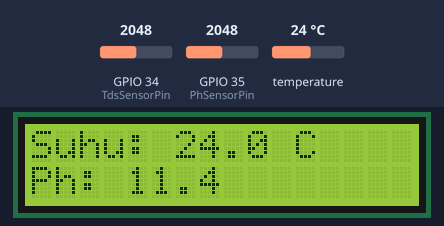
Bench run of a sketch on a simulated ESP32. Shown: 16×2 character LCD. The inputs (shaded band) are chosen by the test bench; at power-on: temperature 24 °C, GPIO 34 (TdsSensorPin) = 2048, GPIO 35 (PhSensorPin) = 2048. EEPROM starts erased; what the sketch prints to the serial monitor is not drawn.

Above: at 4.5 s.
4.6 s: temperature set to 12 °C
At 14.0 s:
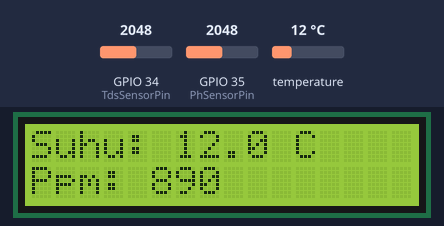
17.9 s: GPIO 34 (TdsSensorPin) set to 2866
At 27.7 s:
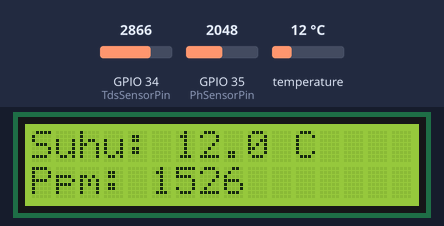
31.2 s: GPIO 35 (PhSensorPin) set to 2866
At 38.9 s:
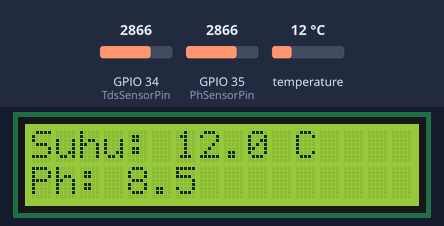
42.0 s: temperature set to 19 °C
At 46.3 s:
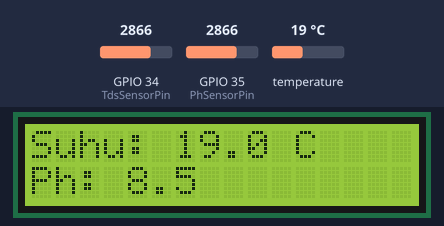
48.9 s: GPIO 34 (TdsSensorPin) set to 3603
At 55.0 s:
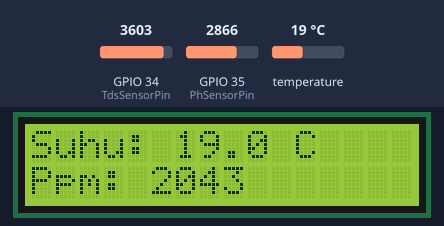
60.0 s: GPIO 35 (PhSensorPin) set to 3603
At 66.2 s:
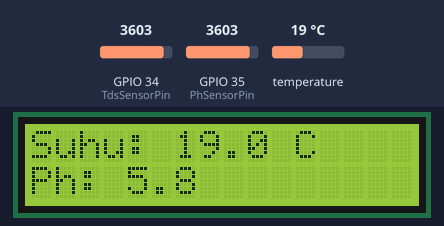
Timing chart, 0 to 67.7 s (numbered marks = the images above; inputs shaded):
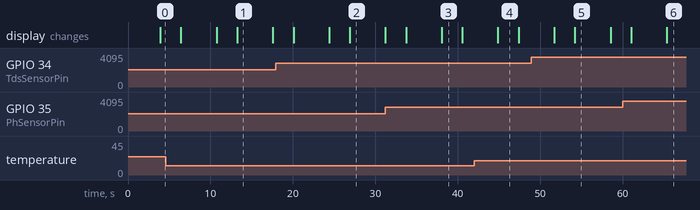

Measured:
- after the input at 4.6 s, the display: first differs from a run without the input after 6.1 s (image 1 shows a later state)
- after the input at 17.9 s, the display: first differs from a run without the input after 9.0 s (image 2)
- after the input at 31.2 s, the display: first differs from a run without the input after 6.9 s (image 3)
- after the input at 42.0 s, the display: changes after 2.9 s (image 4)
- after the input at 48.9 s, the display: first differs from a run without the input after 5.3 s (image 5)
- after the input at 60.0 s, the display: first differs from a run without the input after 5.4 s (image 6)
- what the display in image 1 shows lasts 4.3 s, from 13.3 s to 17.6 s

The sketch:

tugas-ph-tds.ino
```cpp
// --- Library ---
#include <Wire.h>
#include <LiquidCrystal_I2C.h>
#include <EEPROM.h>
#include "GravityTDS.h" // Pastikan library ini terinstal
#include <OneWire.h>
#include <DallasTemperature.h>

// --- Pengaturan LCD ---
LiquidCrystal_I2C lcd(0x27, 16, 2); // Alamat 0x27, 16 kolom, 2 baris

// --- Pengaturan Sensor Suhu (DS18B20) ---
const int oneWireBus = 26;
OneWire oneWire(oneWireBus);
DallasTemperature sensors(&oneWire);

// --- Pengaturan Sensor TDS ---
#define TdsSensorPin 34
#define EEPROM_SIZE 512
GravityTDS gravityTds;
float temperature, tdsValue;

// --- Pengaturan Sensor pH ---
#define PhSensorPin 35
unsigned long int avgval;
int buffer_arr[34], temp;
float ph;

// Fungsi kustom untuk menampilkan ke LCD
void led(String m1, String m2)
{
    lcd.clear();
    lcd.setCursor(0, 0);
    lcd.print(m1);
    lcd.setCursor(0, 1);
    lcd.print(m2);
}

// Fungsi membaca sensor suhu
void tempSensor()
{
    sensors.requestTemperatures();
    temperature = sensors.getTempCByIndex(0);

    // Cek jika sensor gagal dibaca
    if (temperature == DEVICE_DISCONNECTED_C) {
      Serial.println("Error: Sensor DS18B20 terputus!");
      temperature = 25.0; // Gunakan nilai default 25 C jika sensor error
    }
}

// Fungsi membaca sensor pH
void phSensor()
{
    // Mengisi buffer
    for (int i = 0; i < 34; i++)
    {
        buffer_arr[i] = analogRead(PhSensorPin);
        delay(30);
    }

    // Mengurutkan buffer (bubble sort) untuk membuang noise
    for (int i = 0; i < 33; i++)
    {
        for (int j = i + 1; j < 34; j++)
        {
            if (buffer_arr[i] > buffer_arr[j])
            {
                temp = buffer_arr[i];
                buffer_arr[i] = buffer_arr[j];
                buffer_arr[j] = temp;
            }
        }
    }

    // Mengambil rata-rata dari nilai tengah
    avgval = 0;
    for (int i = 2; i < 32; i++)
    {
        avgval += buffer_arr[i];
    }
    avgval = avgval / 30;

    // Konversi nilai analog ke pH
    // CATATAN: Nilai kalibrasi Anda (5201.9 dan -276.04) terlihat
    // tidak wajar untuk ADC ESP32 (0-4095).
    // Pastikan nilai ini sudah benar.
    ph = (avgval - 5201.9) / -276.04;
}

// Fungsi membaca sensor TDS
void tdsSensor()
{
    // Sensor TDS memerlukan suhu untuk kompensasi
    gravityTds.setTemperature(temperature);
    gravityTds.update();
    tdsValue = gravityTds.getTdsValue();
}

void setup()
{
    Serial.begin(115200);

    // Inisialisasi Sensor Suhu
    sensors.begin();

    // Inisialisasi TDS
    EEPROM.begin(EEPROM_SIZE);
    gravityTds.setPin(TdsSensorPin);
    gravityTds.setAref(3.3); // Aref ESP32 adalah 3.3V
    gravityTds.setAdcRange(4096); // ADC ESP32 adalah 12-bit
    gravityTds.begin();

    // Inisialisasi LCD
    lcd.init();
    lcd.backlight();
    lcd.setCursor(0, 0);
    lcd.print("Sistem Monitor");
    lcd.setCursor(0, 1);
    lcd.print("Mulai...");
    delay(2000);
}

void loop()
{
    // 1. Baca semua sensor
    tempSensor();
    phSensor(); // pH dibaca sebelum TDS, tapi TDS butuh suhu
    tdsSensor(); // TDS dibaca setelah suhu

    // 2. Tampilkan ke Serial Monitor
    Serial.print("Suhu: ");
    Serial.print(temperature);
    Serial.println(" *C");

    Serial.print("Nilai mentah pH (avg): ");
    Serial.println(avgval);
    Serial.print("Ph: ");
    Serial.println(ph);

    Serial.print("Ppm (TDS): ");
    Serial.println(tdsValue);
    Serial.println("=================");

    // 3. Tampilkan ke LCD
    // Menggunakan fungsi led() asli Anda
    // led("Ph: " + String(ph), "Ppm: " + String(tdsValue));

    // Rekomendasi: Tampilkan Suhu, lalu ganti-ganti pH dan TDS
    lcd.clear();
    lcd.setCursor(0, 0);
    // Tampilkan suhu dengan 1 angka desimal
    lcd.print("Suhu: " + String(temperature, 1) + " C");

    // Tampilkan pH di baris kedua
    lcd.setCursor(0, 1);
    lcd.print("Ph: " + String(ph, 1)); // Tampilkan 1 angka desimal
    delay(2500); // Tahan selama 2.5 detik

    // Ganti baris kedua dengan TDS
    lcd.setCursor(0, 1);
    lcd.print("Ppm: " + String(tdsValue, 0)); // Tampilkan 0 angka desimal
    lcd.print("        "); // Hapus sisa baris
    delay(2500); // Tahan selama 2.5 detik
}
```
